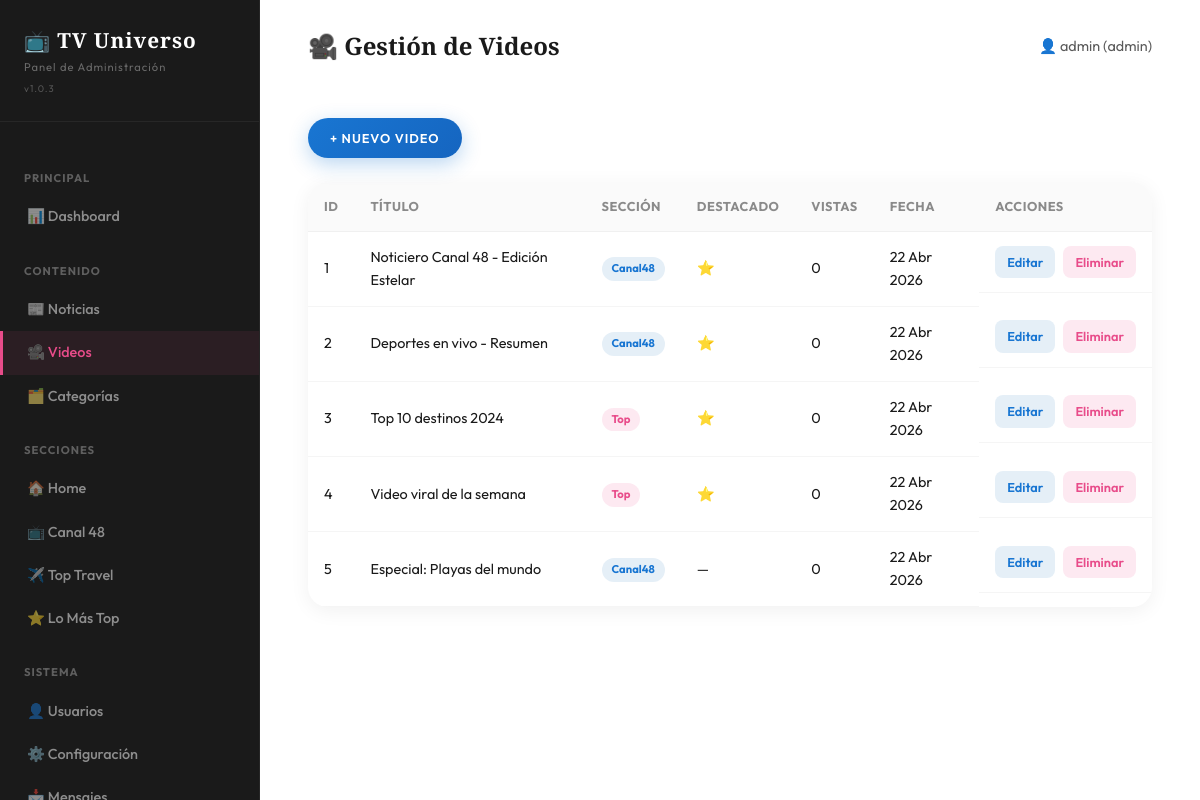
/admin/videos.php (signed in), run on the app's committed database.
### tables this page shows
CREATE TABLE IF NOT EXISTS videos (
    id INT AUTO_INCREMENT PRIMARY KEY,
    title VARCHAR(255) NOT NULL,
    url TEXT NOT NULL,
    thumbnail TEXT DEFAULT NULL,
    category_id INT DEFAULT NULL,
    section VARCHAR(50) DEFAULT 'canal48',
    featured TINYINT(1) DEFAULT 0,
    views INT DEFAULT 0,
    created_at TIMESTAMP DEFAULT CURRENT_TIMESTAMP,
    FOREIGN KEY (category_id) REFERENCES categories(id) ON DELETE SET NULL
);

### includes/functions.php (called while the page is built, shortened)
<?php
require_once __DIR__ . '/../config.php';
function sanitize(string $input): string {
    return htmlspecialchars(trim($input), ENT_QUOTES, 'UTF-8');
}
function generateCsrfToken(): string {
    return $_SESSION[CSRF_TOKEN_NAME];
}
function getVideos(array $filters = [], int $limit = 10): array {
    global $pdo;
    $sql = "SELECT v.*, c.name AS category_name FROM videos v LEFT JOIN categories c ON v.category_id = c.id WHERE 1=1";
    $params = [];
    $sql .= " ORDER BY v.created_at DESC LIMIT :limit";
    $stmt = $pdo->prepare($sql);
    $stmt->bindValue(':limit', $limit, PDO::PARAM_INT);
    $stmt->execute();
    return $stmt->fetchAll();
}
function formatDate(string $date): string {
    $months = ['Ene','Feb','Mar','Abr','May','Jun','Jul','Ago','Sep','Oct','Nov','Dic'];
    $ts = strtotime($date);
    $day = date('d', $ts);
    $month = $months[(int)date('m', $ts) - 1];
    $year = date('Y', $ts);
    return "{$day} {$month} {$year}";
}
function truncateText(string $text, int $length = 150): string {
    if (mb_strlen($text) <= $length) return $text;
    return mb_substr($text, 0, $length) . '...';
}

### admin/videos.php (the view, shortened to what this page needs)
<?php
$action = $_GET['action'] ?? 'list';
$id = isset($_GET['id']) ? (int)$_GET['id'] : 0;
require_once __DIR__ . '/layout.php';
$categories = getCategories();
if ($action === 'create' || ($action === 'edit' && $id)):
    $video = ($action === 'edit') ? getVideoById($id) : null;
?>
<div style="margin-bottom:var(--space-lg);">
    <a href="videos.php" class="btn btn--outline btn--small">← Volver al listado</a>
</div>
<div class="admin-form">
    <form method="POST">
        <?= csrfField() ?>
        <div class="form-group">
            <label>Título</label>
            <input type="text" name="title" class="form-control" value="<?= sanitize($video['title'] ?? '') ?>" required>
        </div>
        <div class="form-group">
            <label>URL del video (embed)</label>
            <input type="url" name="url" class="form-control" value="<?= htmlspecialchars($video['url'] ?? '', ENT_QUOTES, 'UTF-8') ?>" placeholder="https://www.youtube.com/embed/..." required>
            <span class="admin-form__hint">Usa la URL de embed de YouTube o Facebook</span>
        </div>
        <div class="form-group">
            <label>URL de thumbnail</label>
            <input type="url" name="thumbnail" class="form-control" value="<?= htmlspecialchars($video['thumbnail'] ?? '', ENT_QUOTES, 'UTF-8') ?>" placeholder="https://...">
        </div>
        <div class="admin-form__row">
            <div class="form-group">
                <label>Categoría</label>
                <select name="category_id" class="form-control">
                    <option value="">Sin categoría</option>
                    <?php foreach ($categories as $cat): ?>
                    <option value="<?= $cat['id'] ?>" <?= ($video['category_id'] ?? '') == $cat['id'] ? 'selected' : '' ?>>
                        <?= sanitize($cat['name']) ?>
                    </option>
                    <?php endforeach; ?>
                </select>
            </div>
            <div class="form-group">
                <label>Sección</label>
                <select name="section" class="form-control">
                    <option value="canal48" <?= ($video['section'] ?? '') === 'canal48' ? 'selected' : '' ?>>📺 Canal 48</option>
                    <option value="top" <?= ($video['section'] ?? '') === 'top' ? 'selected' : '' ?>>⭐ Lo Más Top</option>
                </select>
            </div>
        </div>
        <div class="form-check" style="margin-bottom:var(--space-lg);">
            <input type="checkbox" name="featured" id="featured" <?= !empty($video['featured']) ? 'checked' : '' ?>>
            <label for="featured">⭐ Video destacado</label>
        </div>
        <div class="admin-form__section-preview">
            👉 Selecciona sección para ver dónde aparecerá
        </div>
        <div style="margin-top:var(--space-xl);">
            <button type="submit" class="btn btn--primary"><?= $action === 'edit' ? 'Actualizar video' : 'Agregar video' ?></button>
        </div>
    </form>
</div>
<?php else:
$allVideos = getVideos([], 50);
?>
<div style="margin-bottom:var(--space-lg);">
    <a href="videos.php?action=create" class="btn btn--primary btn--small">+ Nuevo video</a>
</div>
<div class="table-wrapper">
    <table class="admin-table">
        <thead>
            <tr>
                <th>ID</th>
                <th>Título</th>
                <th>Sección</th>
                <th>Destacado</th>
                <th>Vistas</th>
                <th>Fecha</th>
                <th>Acciones</th>
            </tr>
        </thead>
        <tbody>
            <?php foreach ($allVideos as $v): ?>
            <tr>
                <td><?= $v['id'] ?></td>
                <td><?= sanitize(truncateText($v['title'], 40)) ?></td>
                <td>
                    <span class="section-tag section-tag--<?= $v['section'] ?>">
                        <?= ucfirst($v['section']) ?>
                    </span>
                </td>
                <td><?= $v['featured'] ? '⭐' : '—' ?></td>
                <td><?= $v['views'] ?></td>
                <td><?= formatDate($v['created_at']) ?></td>
                <td class="admin-table__actions">
                    <a href="videos.php?action=edit&id=<?= $v['id'] ?>" class="btn-edit">Editar</a>
                    <a href="videos.php?action=delete&id=<?= $v['id'] ?>&confirm=1&<?= CSRF_TOKEN_NAME ?>=<?= generateCsrfToken() ?>" class="btn-delete" data-confirm="¿Eliminar este video?">Eliminar</a>
                </td>
            </tr>
            <?php endforeach; ?>
        </tbody>
    </table>
</div>
<?php endif; ?>
<?php require_once __DIR__ . '/layout_footer.php'; ?>

### assets/css/styles.css (style rules this page uses)
:root { --canal48-primary: #1976d2; --canal48-secondary: #1565c0; --canal48-dark: #0d47a1; --canal48-accent: #ffeb3b; --canal48-live: #f44336; --rosa: #E84C8A; --amarillo: #F2B705; --azul: #1976d2; --verde: #4CAF7D; --cafe: #6B4226; --crema: #FDF6EC; --oscuro: #1A1A1A; --bg-primary: #FFFFFF; --bg-section: #F8F9FA; --bg-card: #FFFFFF; --bg-hero: linear-gradient(135deg, #1a237e 0%, #283593 30%, #3949ab 60%, #5c6bc0 100%); --text-primary: #1A1A1A; --text-secondary: #5A5A5A; --text-muted: #8A8A8A; --font-heading: 'Playfair Display', serif; --font-body: 'Outfit', sans-serif; --space-xs: 0.25rem; --space-sm: 0.5rem; --space-md: 1rem; --space-lg: 1.5rem; --space-xl: 2rem; --space-2xl: 3rem; --space-3xl: 4rem; --radius-sm: 8px; --radius-md: 12px; --radius-lg: 20px; --radius-xl: 28px; --radius-full: 50%; --transition: all 0.3s ease; --shadow-card: 0 4px 20px rgba(0,0,0,0.08); --shadow-hover: 0 8px 30px rgba(0,0,0,0.15); --shadow-canal48: 0 6px 20px rgba(25, 118, 210, 0.3); --max-width: 1280px; }
*, *::before, *::after { margin:0; padding:0; box-sizing:border-box; }
html { scroll-behavior:smooth; }
body { font-family: var(--font-body); background: var(--bg-primary); color: var(--text-primary); line-height: 1.6; -webkit-font-smoothing: antialiased; margin: 0; padding: 0; }
a { color:inherit; text-decoration:none; transition:var(--transition); }
.btn { display: inline-flex; align-items: center; gap: var(--space-sm); padding: 16px 32px; border-radius: 50px; font-family: var(--font-body); font-weight: 600; font-size: 0.9rem; border: none; cursor: pointer; transition: var(--transition); text-transform: uppercase; letter-spacing: 1px; }
.btn--primary { background: linear-gradient(135deg, var(--canal48-primary) 0%, var(--canal48-secondary) 100%); color: #fff; box-shadow: var(--shadow-canal48); }
.btn--small { padding:10px 22px; font-size:0.8rem; }

### assets/css/admin.css (style rules this page uses)
body:has(.admin-layout) { overflow-x:auto !important; }
.table-wrapper { overflow-x: auto; background: var(--bg-card, #fff); border-radius: var(--radius-lg, 20px); box-shadow: 0 4px 20px rgba(0,0,0,0.06); }
.admin-table { width:100%; min-width:700px; border-collapse:collapse; }
.admin-table th { text-align: left; padding: 14px 16px; font-size: 0.8rem; font-weight: 700; text-transform: uppercase; letter-spacing: 0.5px; color: var(--text-muted, #8A8A8A); background: rgba(0,0,0,0.02); border-bottom: 1px solid rgba(0,0,0,0.06); }
.admin-table td { padding: 14px 16px; font-size: 0.9rem; border-bottom: 1px solid rgba(0,0,0,0.04); vertical-align: middle; color: #1A1A1A; }
.admin-table__actions { display:flex; gap:0.5rem; white-space:nowrap; }
.admin-table__actions a, .admin-table__actions button { padding: 6px 12px; border-radius: 8px; font-size: 0.8rem; font-weight: 600; cursor: pointer; transition: all 0.3s ease; border: none; font-family: var(--font-body, 'Outfit', sans-serif); }
.btn-edit { background:rgba(42,127,191,0.12); color:var(--azul, #2A7FBF); }
.btn-delete { background:rgba(232,76,138,0.12); color:var(--rosa, #E84C8A); }
.section-tag { display: inline-flex; align-items: center; gap: 4px; padding: 3px 10px; border-radius: 12px; font-size: 0.7rem; font-weight: 700; }
.section-tag--canal48 { background:rgba(42,127,191,0.12); color:var(--azul, #2A7FBF); }
.section-tag--top { background:rgba(232,76,138,0.12); color:var(--rosa, #E84C8A); }

### admin/layout.php (style rules this page uses)
.table-wrapper { overflow-x:auto;-webkit-overflow-scrolling:touch;width:100% }
.admin-table { width:100%;min-width:700px;border-collapse:collapse }

### data on the page
videos: id "1", title "Noticiero Canal 48 - Edición Estelar", section "Canal48", views "0", created_at "22 Abr 2026"
videos: id "2", title "Deportes en vivo - Resumen", section "Canal48", views "0", created_at "22 Abr 2026"
videos: id "3", title "Top 10 destinos 2024", section "Top", views "0", created_at "22 Abr 2026"
videos: id "4", title "Video viral de la semana", section "Top", views "0", created_at "22 Abr 2026"
videos: id "5", title "Especial: Playas del mundo", section "Canal48", views "0", created_at "22 Abr 2026"

### other printed values
$icon "📊 📰 🎥 🗂️ 🏠 📺 ✈️ ⭐ 👤 ⚙️"
$label "Dashboard Noticias Videos Categorías Home Canal 48 Top Travel Lo Más Top Usuarios Configuración"
$adminTitle "🎥 Gestión de Videos"
$user['username'] "admin"
$user['role'] "admin"
